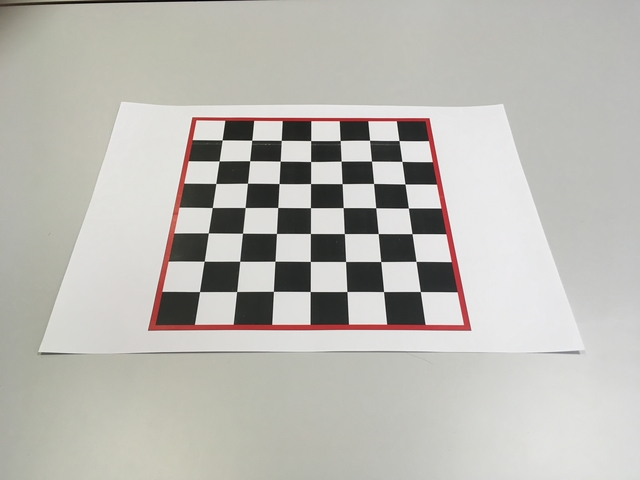
#> input picture Old/PaoloAttempt0602/chessboardPrinted.jpg, 640 x 480 px, found by its file name
$ python contourObjectDetection.py   (older library calls are emulated)
#> lines starting #> are read from the running program, lines starting #| are printed output that depends on the picture; after the words box and inside, x2 and y2 are one past the last pixel; in counts of white or black regions, pixels touching at a corner belong together
import numpy as np
import cv2

img = cv2.imread('chessboardPrinted.jpg',1)
#> img is the input picture: shape (480, 640, 3); mean B, G, R 179.6, 185.3, 186.9
gray = cv2.cvtColor(img, cv2.COLOR_RGB2GRAY)
thresh = cv2.adaptiveThreshold(gray, 255, cv2.ADAPTIVE_THRESH_GAUSSIAN_C, cv2.THRESH_BINARY, 115, 1)
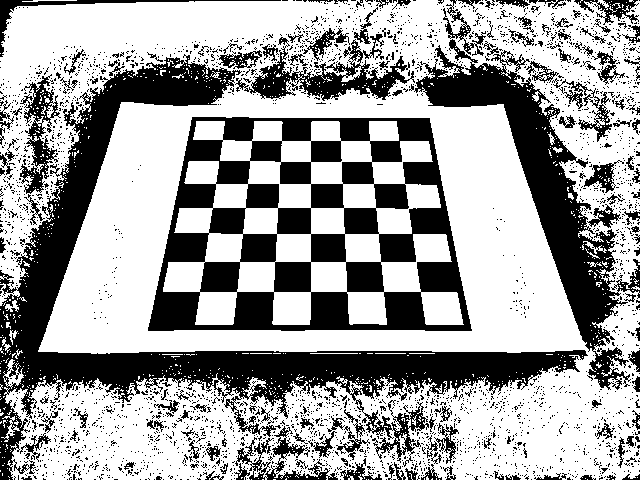
#> thresh: shape (480, 640); 63.2% white; 3012 black regions (2862 under 20 px)
cv2.imshow("Binary", thresh)

_, contours, hierarchy = cv2.findContours(thresh, cv2.RETR_TREE, cv2.CHAIN_APPROX_SIMPLE)
#> contours = 6222 contours, 5935 with area under 20; largest, box (x1, y1, x2, y2) and area: (0, 0, 640, 480) 261876, (147, 116, 473, 332) 59962, (163, 121, 464, 325) 38962, (414, 44, 629, 352) 15604, (298, 55, 411, 102) 2287

img2 = img.copy()
index = -1
thickness = 4
color = (255, 0, 255)

#DRAWS ALL CONTOURS
#cv2.drawContours(img2, contours, index, color, thickness)

objects = np.zeros([img.shape[0], img.shape[1],3], 'uint8')

for c in contours:
    #AREA
    area = cv2.contourArea(c)
    #PERIMETER
    perimeter = cv2.arcLength(c, True)
    #COEFFICIENTS OF BEING LIKELY TO BE A SQUARE

    try:
        if (area / perimeter) < 50 and (area / perimeter) > 5:
            M = cv2.moments(c)
            cx = int( M['m10']/M['m00'])
            cy = int( M['m01']/M['m00'])
            #cv2.circle(objects, (cx,cy), 4, (0,0,255), -1)
            cv2.drawContours(img2, [c], -1, color, 2)
    except:
        pass

    print("Area: {}, perimeter: {}".format(area,perimeter))
#> this loop made 6222 passes
#> (area, perimeter, cx, cy) on pass 578: (261875.5, 8790.7, 336, 231)
#| Area: 0.0, perimeter: 2.0
#| Area: 0.0, perimeter: 0.0
#| Area: 0.0, perimeter: 0.0
#| Area: 0.0, perimeter: 0.0
#| Area: 0.0, perimeter: 0.0
#| Area: 0.0, perimeter: 0.0
#| Area: 0.0, perimeter: 4.0
#| Area: 0.0, perimeter: 2.0
#> (further printed lines are left out)
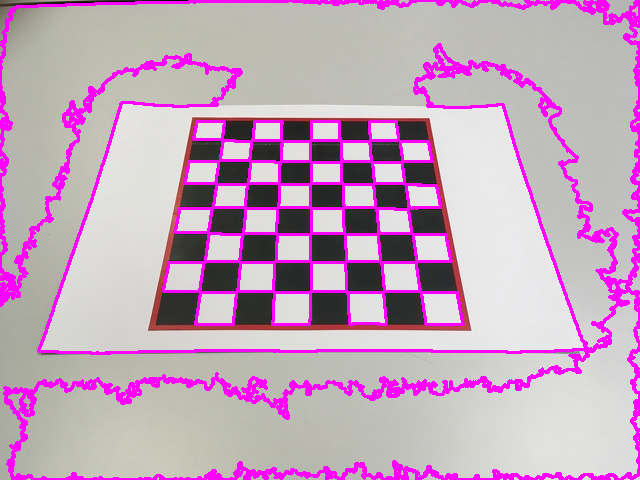
#> img2: shape (480, 640, 3); 12.32% of pixels changed, all inside (x1, y1, x2, y2) = (0, 0, 640, 480)


cv2.imshow("Contours",img2)

cv2.waitKey(0)
cv2.destroyAllWindows()
